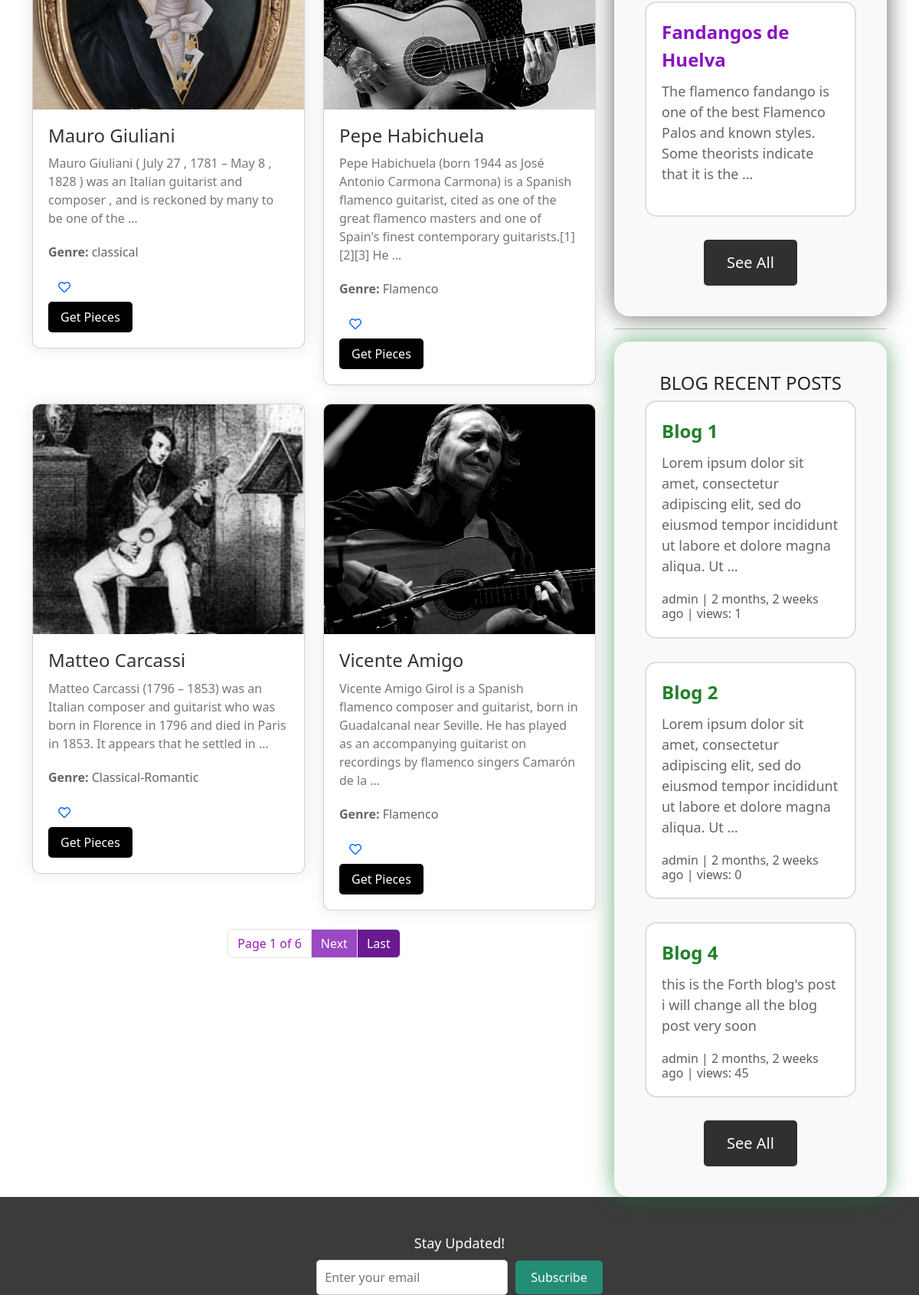
/music/composers (middle part), run on an earlier commit of the app's database.
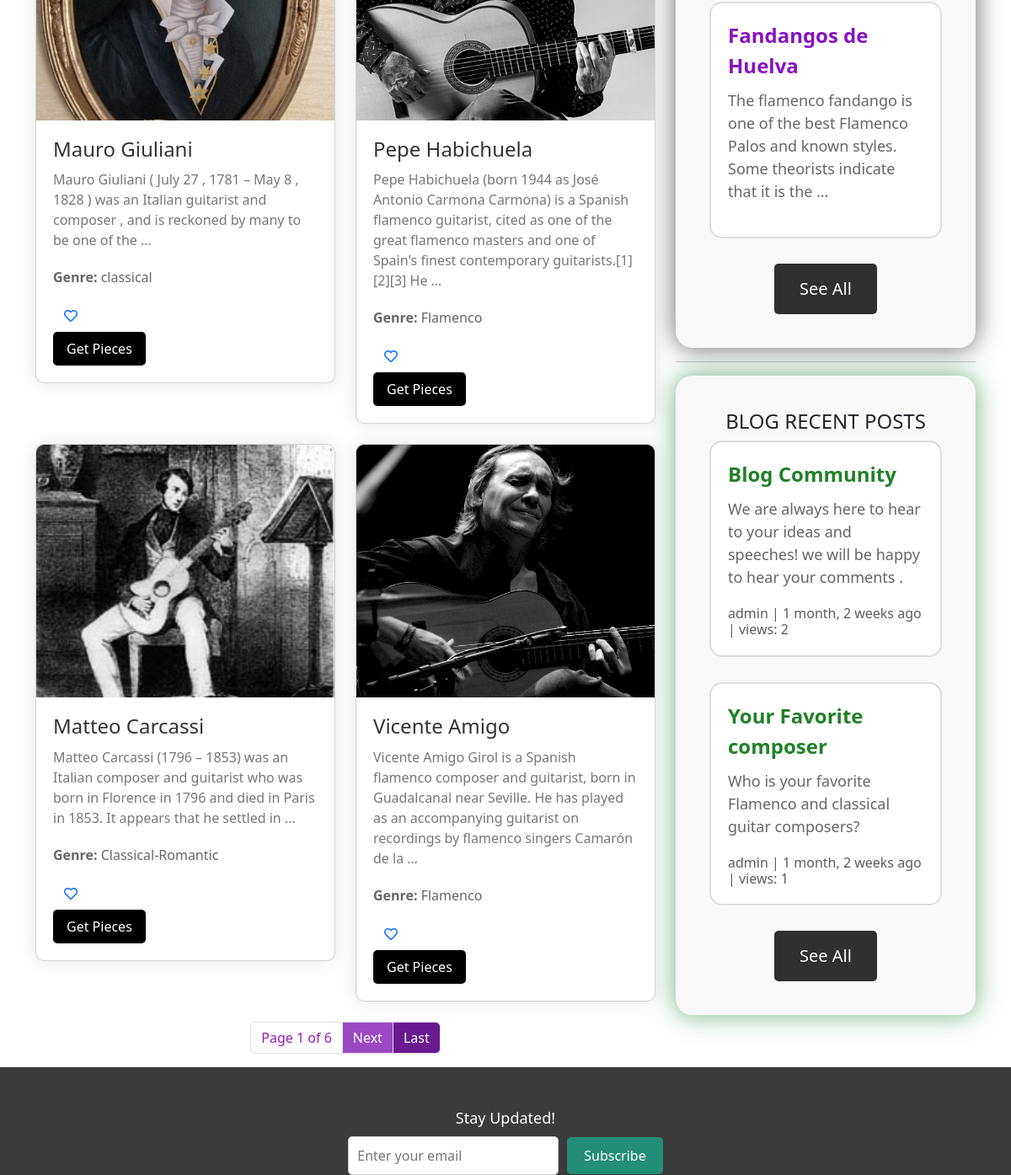
And on a later commit of the database.
### music/models.py (models this page shows, shortened)
class Composer(models.Model):
    name = models.CharField(max_length=255,null=True,blank=True)
    biography = models.TextField(null=True, blank=True)
    image = models.ImageField(upload_to="Composers/" , default="default.jpg")
    genre = models.CharField(max_length=255,null=True,blank=True)
    nationality = models.CharField(blank=True,null=True,max_length=255)

class Palo(models.Model):
    name = models.CharField(max_length=255)
    description = models.TextField(null=True)
    song = models.FileField(upload_to="palos/")
    song_detail = models.TextField(null=True,blank=True)

### blog/models.py (models this page shows, shortened)
class Post(models.Model):
    title = models.CharField(max_length=255,unique=True)
    slug = models.SlugField(max_length=255,unique=True)
    author = models.ForeignKey(User,on_delete=models.CASCADE,null=True)
    content = models.TextField(null=True,blank=True)
    created_on = models.DateTimeField(auto_now_add=True)
    updated_on = models.DateTimeField(auto_now=True)
    published_on = models.DateTimeField(null=True)
    status = models.CharField(max_length=255,choices=STATUS_CHOICES)
    counted_views = models.IntegerField(default=0)
    login_required = models.BooleanField(default=False)
    class Meta:
        ordering = ['-created_on']

### music/views.py (the view)
# urls.py: path('composers',ComposersView , name="composers" ),
def ComposersView(request):
    composers = Composer.objects.all()
    p = Paginator(composers,10)
    try:
        page_number = request.GET.get('page')
        composers = p.get_page(page_number)
    except EmptyPage:
        composers = composers.get_page(1)
    except PageNotAnInteger:
        composers = composers.get_page(1)
    if request.user.is_authenticated:
         favorited_composer_ids = set(request.user.favoritecomposer_set.values_list('composer__id', flat=True))
         context = {"composers": composers, "favorited_composer_ids": favorited_composer_ids}
         return render(request,'music/composers.html',context)
    else:
         context = {"composers": composers}
         return render(request,'music/composers.html',context)

### blog/templatetags/blog-tags.py (called while the page is built)
@register.inclusion_tag('blog/recentposts.html')
def recentpost():
    recentposts = Post.objects.all().order_by('published_on')[:3]
    return  {"recentposts":recentposts}

### music/templatetags/music-tags.py (called while the page is built)
@register.inclusion_tag('music/somepalos.html')
def somepalos():
    somepalos = Palo.objects.all().order_by('name')[:4]
    return  {"somepalos":somepalos}

### templates/music/composers.html (shortened to what this page needs)
{% extends "base.html" %}
{% load static %}
{% load music-tags %}
{% load blog-tags %}
{% load thumbnail %}
{% block content %}
<div class="container">
  <div class="row">
    <div class="col-md-8">
        <div class="row">
        {% for composer in composers %}
        <div class="col-md-6 mb-4">
          <div class="card composer-card">
            <img src="{% thumbnail composer.image "600x400" crop="center" as im %}{{ im.url }}{% endthumbnail %}"
              alt="{{ composer.name }}" class="card-img-top composer-image">
            <div class="composer-details">
              <a style="text-decoration: none;" href="{% url 'music:pieces' cid=composer.id %}"><h3 class="card-title composer-name">{{ composer.name }}</h3></a>
              <p class="card-text composer-bio">{{ composer.biography|truncatewords:30 }}</p>
              <p class="composer-genre"><strong>Genre:</strong> {{ composer.genre }}</p>
              <form action="{% url 'music:Favorites' composer_id=composer.id %}" method="post">
                <button type="submit" class="btn btn-link composer-like-button" aria-label="Favorite Composer">
                  {% if composer.id in favorited_composer_ids %}
                    <i class="fas fa-heart text-danger"></i>
                  {% else %}
                    <i class="far fa-heart"></i>
                  {% endif %}
                </button>
              </form>
              <a href="{% url 'music:pieces' cid=composer.id %}"
                class="btn btn-primary composer-button">Get Pieces</a>
            </div>
          </div>
        </div>
        {% endfor %}
      </div>
      <nav aria-label="Pagination">
        <ul class="pagination justify-content-center">
          <li class="page-item disabled">
            <a style="background-color:#ffffff; color: #991ab9;" class="page-link" href="#">Page {{ composers.number }} of {{ composers.paginator.num_pages }}</a>
          </li>
          {% if composers.has_next %}
          <li class="page-item">
            <a style="background-color:#9c48c3; color: #ffffff;" class="page-link" href="?page={{ composers.next_page_number }}">Next</a>
          </li>
          <li class="page-item">
            <a style="background-color:#6a1990; color: #ffffff;" class="page-link" href="?page={{ composers.paginator.num_pages }}">Last</a>
          </li>
          {% endif %}
        </ul>
      </nav>
    </div>
    <div class="col-md-4">
    {% somepalos %}
    <hr>
    {% recentpost %}
  </div>
    </div>
  </div>
{% endblock %}

### templates/base.html (shortened to what this page needs)
{% load static %}
{% load thumbnail %}
<!doctype html>
<html lang="en">
<head>
    <link href="https://cdn.jsdelivr.net/npm/bootstrap@5.3.3/dist/css/bootstrap.min.css" rel="stylesheet"
>
    <link rel="stylesheet" href="https://cdnjs.cloudflare.com/ajax/libs/font-awesome/5.15.4/css/all.min.css">
</head>
<body data-bs-theme="light">
    {% block content %}
    {% endblock content %}
    <footer class="footer">
        <div class="container">
            <div class="footer-subscribe">
                <h3 style="color: #fff;">Stay Updated!</h3>
                <form action="{% url 'website:subscribe' %}" method="post">
                    <input type="email" name="email" placeholder="Enter your email" required>
                    <button type="submit">Subscribe</button>
                </form>
            </div>
        </div>
    </footer>
</body>
</html>
{% load sweetify %}

### templates/music/somepalos.html (shortened to what this page needs)
{% load static %}
<!DOCTYPE html>
<html lang="en">
<head>
</head>
<body>
    <div class="flamenco-container">
        {% for palo in somepalos %}
        <div class="flamenco-palo">
            <div class="flamenco-title">{{ palo.name }}</div>
            <div class="flamenco-snippet">{{ palo.description|truncatewords:20 }}</div>
        </div>
        {% endfor %}
        <a href="{% url 'music:palos' %}" class="see-all-button">See All</a>
    </div>
</body>
</html>

### templates/blog/recentposts.html (shortened to what this page needs)
{% load static %}
{% load humanize %}
<!DOCTYPE html>
<html lang="en">
<head>
</head>
<body>
    <div class="blog-container">
        <h4>BLOG RECENT POSTS</h4>
        {% for post in recentposts %}
        <div class="blog-env">
            <div class="blog-title">{{ post.title }}</div>
            <div class="blog-snippet">{{ post.content|truncatewords:20 }}</div>
            <p class="card-text text-muted h6">{{ post.author }} | {{post.created_on|naturaltime }} | views: {{post.counted_views}}</p>
        </div>
        {% endfor %}
        <a href="{% url 'blog:blog-home' %}" class="see-all-button">See All</a>
    </div>
</body>
</html>

### templates/base.html (style rules this page uses)
.footer { background-color: #3b3b3b; padding: 50px 0; }
.footer-subscribe { text-align: center; margin-bottom: 20px; }
.footer-subscribe h3 { font-size: 18px; margin-bottom: 10px; }
.footer-subscribe form { display: flex; justify-content: center; align-items: center; }
.footer-subscribe input[type="email"] { width: 250px; padding: 10px; border: 1px solid #ccc; border-radius: 5px; margin-right: 10px; }
.footer-subscribe button { padding: 10px 20px; background-color: #248d76; color: #fff; border: none; border-radius: 5px; cursor: pointer; }

### templates/music/composers.html (style rules this page uses)
.composer-card { background-color: #fff; border-radius: 10px; box-shadow: 0 0 20px rgba(0, 0, 0, 0.1); overflow: hidden; transition: transform 0.3s ease; }
.composer-image { width: 100%; height: 300px; object-fit: cover; }
.composer-details { padding: 20px; }
.composer-name { font-size: 1.5rem; color: #333; margin-bottom: 10px; }
.composer-genre { font-size: 1rem; color: #666; margin-bottom: 15px; }
.composer-bio { font-size: 1rem; color: #777; margin-bottom: 20px; }
.composer-button { background-color: #000000; color: #fff; border: none; padding: 8px 16px; border-radius: 5px; font-size: 1rem; transition: background-color 0.3s ease; }

### templates/music/somepalos.html (style rules this page uses)
.flamenco-container { background-color: #f9f9f9; padding: 40px; border-radius: 20px; box-shadow: 0 0 30px rgba(0, 0, 0, 0.6); max-width: 800px; margin: 0 auto; display: flex; flex-direction: column; align-items: center; }
.flamenco-palo { margin-bottom: 30px; padding: 20px; border: 2px solid #ddd; border-radius: 15px; background-color: #ffffff; transition: transform 0.3s ease; max-width: 600px; width: 100%; position: relative; }
.flamenco-palo::after { content: ""; position: absolute; top: 0; left: 0; right: 0; bottom: 0; border-radius: 15px; box-shadow: 0 0 20px rgba(0, 0, 0, 0.3); opacity: 0; transition: opacity 0.3s ease; }
.flamenco-title { font-size: 24px; font-weight: bold; color: #8912c0; margin-bottom: 10px; }
.flamenco-snippet { font-size: 18px; color: #666; margin-bottom: 20px; }
.see-all-button { padding: 15px 30px; background-color: #303030; color: #fff; border: none; border-radius: 5px; cursor: pointer; transition: background-color 0.3s ease; text-decoration: none; font-size: 20px; }

### templates/blog/recentposts.html (style rules this page uses)
.blog-container { background-color: #f9f9f9; padding: 40px; border-radius: 20px; box-shadow: 0 0 30px rgba(18, 120, 47, 0.6); max-width: 800px; margin: 0 auto; display: flex; flex-direction: column; align-items: center; }
.blog-env { margin-bottom: 30px; padding: 20px; border: 2px solid #ddd; border-radius: 15px; background-color: #ffffff; transition: transform 0.3s ease; max-width: 600px; width: 100%; position: relative; }
.blog-env::after { content: ""; position: absolute; top: 0; left: 0; right: 0; bottom: 0; border-radius: 15px; box-shadow: 0 0 20px rgba(0, 0, 0, 0.3); opacity: 0; transition: opacity 0.3s ease; }
.blog-title { font-size: 24px; font-weight: bold; color: #218129; margin-bottom: 10px; }
.blog-snippet { font-size: 18px; color: #666; margin-bottom: 20px; }
.see-all-button { padding: 15px 30px; background-color: #303030; color: #fff; border: none; border-radius: 5px; cursor: pointer; transition: background-color 0.3s ease; text-decoration: none; font-size: 20px; }

What changed in the data, as far as the page shows it:
removed Post: title "Blog 1", content "Lorem ipsum dolor sit amet, consectetur adipiscing elit, sed do eiusmod tempor incididunt ut labore et dolore magna aliqua. Ut …", author "admin", created_on "2 months, 2 weeks ago", counted_views "1"
removed Post: title "Blog 2", content "Lorem ipsum dolor sit amet, consectetur adipiscing elit, sed do eiusmod tempor incididunt ut labore et dolore magna aliqua. Ut …", author "admin", created_on "2 months, 2 weeks ago", counted_views "0"
removed Post: title "Blog 4", content "this is the Forth blog's post i will change all the blog post very soon", author "admin", created_on "2 months, 2 weeks ago", counted_views "45"
added Post: title "Blog Community", content "We are always here to hear to your ideas and speeches! we will be happy to hear your comments .", author "admin", created_on "1 month, 2 weeks ago", counted_views "2"
added Post: title "Your Favorite composer", content "Who is your favorite Flamenco and classical guitar composers?", author "admin", created_on "1 month, 2 weeks ago", counted_views "1"
